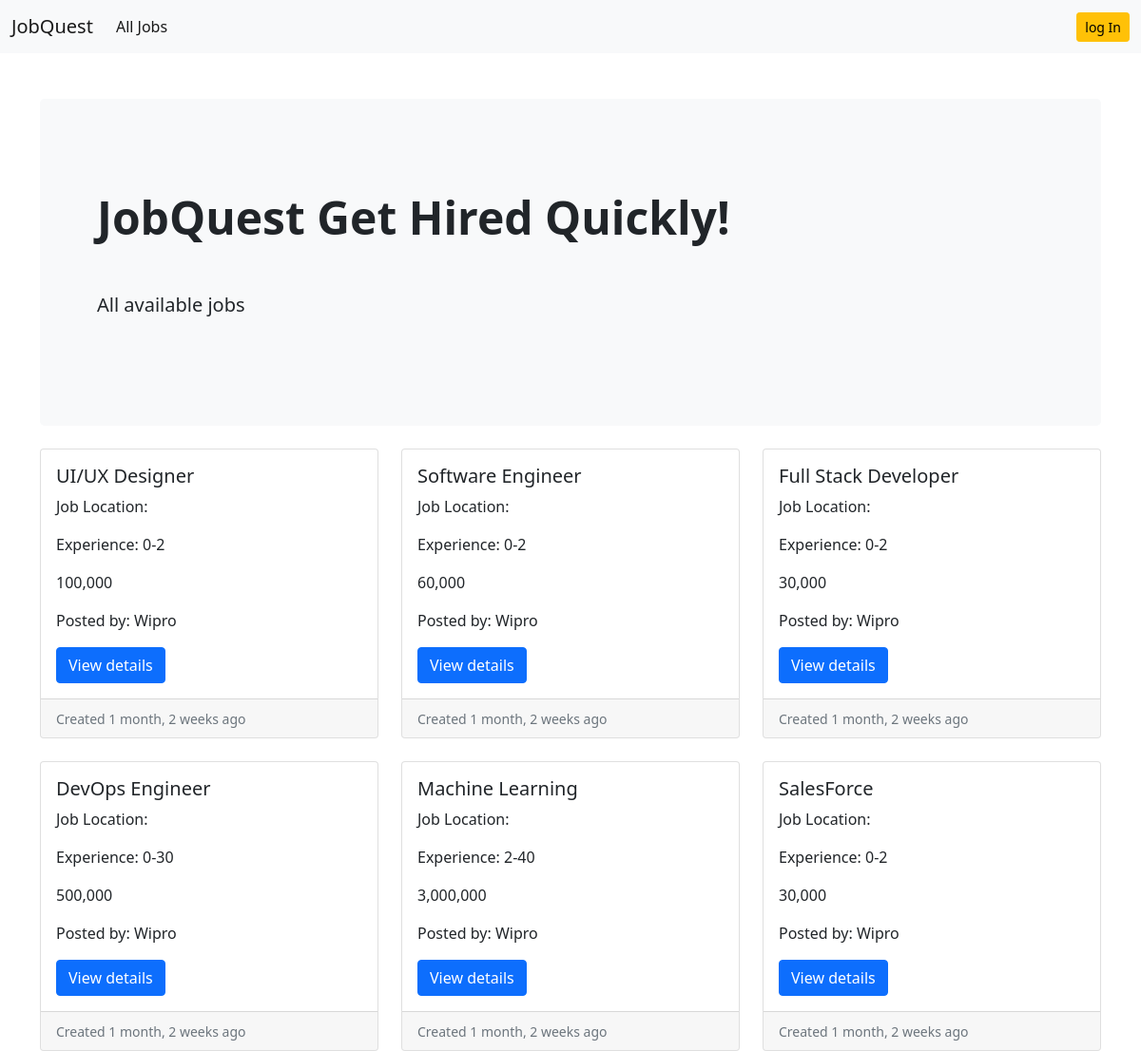
/job-listing/, run on the app's committed database.
### job/models.py (models this page shows, shortened)
class Job(models.Model):
    job_type_choices=(
        ('Remote','Remote'),
        ('Onsite','Onsite'),
        ('Hybrid','Hybrid')
    )
    user = models.ForeignKey(User,on_delete=models.CASCADE)
    company = models.ForeignKey(Company, on_delete=models.CASCADE)
    title = models.CharField(max_length=100)
    city = models.CharField(max_length=100)
    salary = models.PositiveIntegerField(default=30000)
    min_experience = models.PositiveIntegerField(default=0)
    max_experience = models.PositiveIntegerField(default=2)
    requirements = models.TextField()   # skills
    skills = models.TextField()
    is_available = models.BooleanField(default=True)
    timestamp = models.DateTimeField(auto_now_add=True)
    industry = models.ForeignKey(Industry, on_delete=models.DO_NOTHING, null=True, blank = True)
    state = models.ForeignKey(State, on_delete=models.DO_NOTHING, null=True, blank=True)
    job_type = models.CharField(max_length=20, choices = job_type_choices, null = True, blank =True)

### company/models.py (models this page shows)
class Company(models.Model):
    user = models.OneToOneField(User, on_delete=models.CASCADE)
    name = models.CharField(max_length=100, null =True, blank=True)
    established_date = models.PositiveIntegerField(null =True, blank=True)
    city = models.CharField(max_length=100, null =True, blank=True)
    state = models.CharField(max_length=100, null =True, blank=True)
    def __str__(self):
        return self.name

### website/views.py (the view)
# urls.py: path('job-listing/',views.job_listing,name='job-listing'),
def job_listing(request):
    jobs = Job.objects.filter(is_available=True).order_by('-timestamp')
    context = {'jobs':jobs}
    return render(request,'website/job_listing.html',context)

### templates/website/job_listing.html
{% extends 'base.html' %}
{% load humanize %}
{% block content %}
<section>
    <div class="p-5 mb-4 bg-light rounded-3">
        <div class="container-fluid py-5">
            <h2 class="display-5 fw-bold">JobQuest Get Hired Quickly!</h2> <br>
            <p class="col-md-8 fs-5 mt-3">
                All available jobs
            </p>
            </div>
            </div>
</section>
<div class="row row-cols-1 row-cols-md-3 g-4">
    {% if jobs %}
    {% for job in jobs %}
    <div class="col">
        <div class="card h-100">
            <div class="card-body">
                <h5 class="card-title">{{job.title}}</h5>
                <p class="card-text">Job Location: {{job.location}}</p>
                <p class="card-text">Experience: {{job.min_experience}}-{{job.max_experience}}</p>
                <p class="card-text">{{job.salary|intcomma}}</p>
                <p class="card-text">Posted by: {{job.company}}</p>
                {% if request.user.is_authenticated %}
                <a href="{% url 'job-details' job.pk %}" class="btn btn-primary btn">View details</a>
                {% else %}
                <a href="{% url 'login' %}" class="btn btn-primary btn">View details</a>
                {% endif %}
            </div>
            <div class="card-footer">
                <small class="text-muted">Created {{job.timestamp |naturaltime}}</small>
            </div>
        </div>
    </div>
    {% endfor %}
    {% endif %}
</div>
{% endblock content %}

### data on the page
Job: title "UI/UX Designer", min_experience "0", max_experience "2", salary "100,000", company "Wipro", timestamp "1 month, 2 weeks ago"
Job: title "Software Engineer", min_experience "0", max_experience "2", salary "60,000", company "Wipro", timestamp "1 month, 2 weeks ago"
Job: title "Full Stack Developer", min_experience "0", max_experience "2", salary "30,000", company "Wipro", timestamp "1 month, 2 weeks ago"
Job: title "DevOps Engineer", min_experience "0", max_experience "30", salary "500,000", company "Wipro", timestamp "1 month, 2 weeks ago"
Job: title "Machine Learning", min_experience "2", max_experience "40", salary "3,000,000", company "Wipro", timestamp "1 month, 2 weeks ago"
Job: title "SalesForce", min_experience "0", max_experience "2", salary "30,000", company "Wipro", timestamp "1 month, 2 weeks ago"
